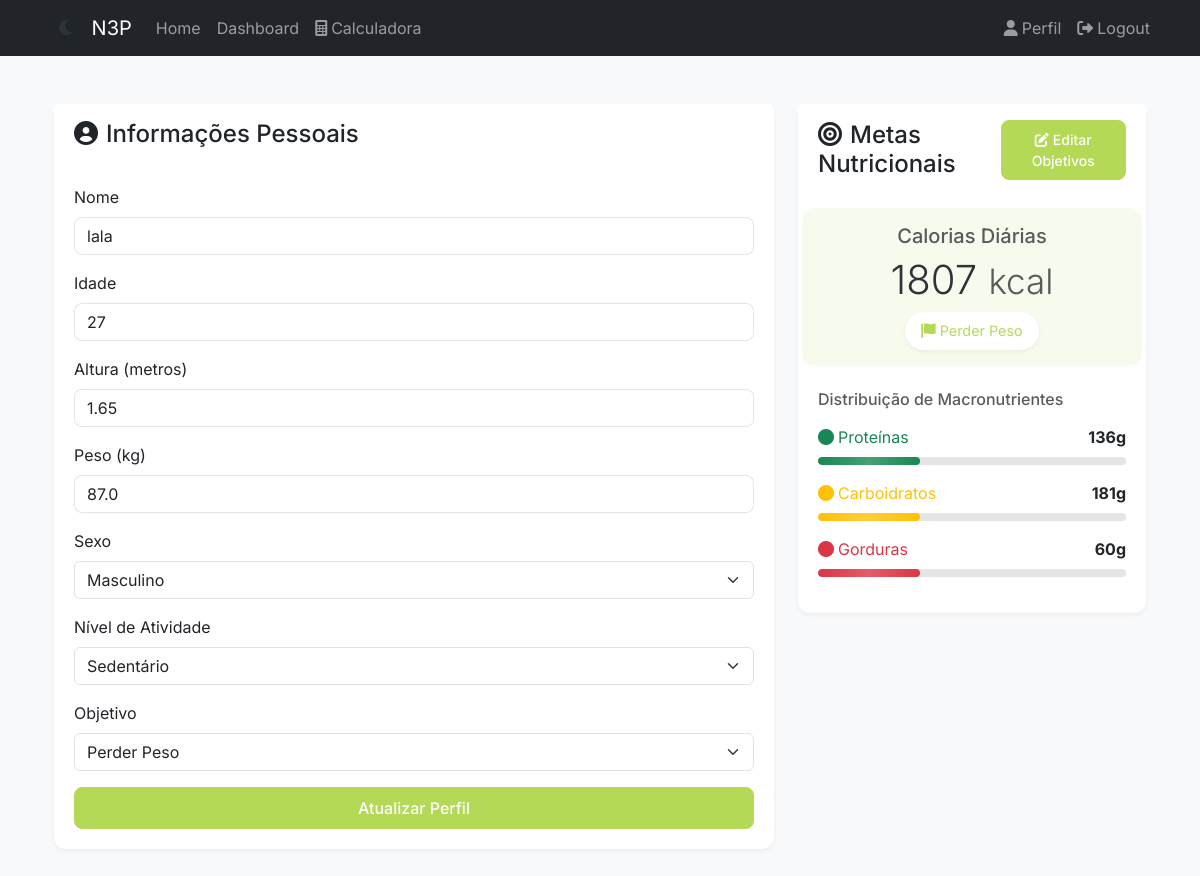
Page /auth/profile (signed in) on the committed database.
### app/models/user.py (models this page shows, shortened)
class User(UserMixin, db.Model):
    __tablename__ = "users"
    id = db.Column(db.Integer, primary_key=True)
    username = db.Column(db.String(80), unique=True, nullable=False)
    email = db.Column(db.String(120), unique=True, nullable=False)
    password_hash = db.Column(db.String(128))
    created_at = db.Column(db.DateTime, default=datetime.utcnow)
    updated_at = db.Column(db.DateTime, default=datetime.utcnow, onupdate=datetime.utcnow)
    nome = db.Column(db.String(100), nullable=False)
    idade = db.Column(db.Integer, nullable=False)
    altura = db.Column(db.Float, nullable=False)  # altura em metros
    peso = db.Column(db.Float, nullable=False)  # peso em kg
    sexo = db.Column(
        db.String(1), nullable=False
    )  # 'M' para masculino, 'F' para feminino
    fator_atividade = db.Column(db.String(20), nullable=False)
    objetivo = db.Column(db.String(50), nullable=False)
    admin = db.Column(db.Boolean, nullable=False, default=False)
    calories_goal = db.Column(db.Float, nullable=True)
    proteins_goal = db.Column(db.Float, nullable=True)
    carbs_goal = db.Column(db.Float, nullable=True)
    fats_goal = db.Column(db.Float, nullable=True)
    diets = db.relationship("Diet", lazy=True)
    def get_objetivo_display(self):
        objetivo_names = {
            "perder_peso": "Perder Peso",
            "manter_peso": "Manter Peso",
            "ganhar_peso": "Ganhar Peso",
            "ganhar_massa": "Ganhar Massa",
        }
        return objetivo_names.get(self.objetivo, self.objetivo)

### app/blueprints/auth/routes.py (the view, shortened to what this page needs)
@bp.route("/profile", methods=["GET", "POST"])
@login_required
def profile():
    form = EditProfileForm(obj=current_user)
    user_goals = type(
        "UserGoals",
        (),
        {
            "calories": current_user.calories_goal or 0,
            "proteins": current_user.proteins_goal or 0,
            "carbs": current_user.carbs_goal or 0,
            "fats": current_user.fats_goal or 0,
        },
    )
    return render_template(
        "auth/profile.html",
        title="Editar Perfil",
        form=form,
        user_goals=user_goals,
        user=current_user,
    )

### app/forms/auth.py
class EditProfileForm(FlaskForm):
    nome = StringField("Nome", validators=[DataRequired(), Length(max=100)])
    idade = IntegerField(
        "Idade", validators=[DataRequired(), NumberRange(min=15, max=100)]
    )
    altura = FloatField(
        "Altura (metros)", validators=[DataRequired(), NumberRange(min=1.0, max=2.5)]
    )
    peso = FloatField(
        "Peso (kg)", validators=[DataRequired(), NumberRange(min=30, max=300)]
    )
    sexo = SelectField(
        "Sexo", choices=list(GENDER_CHOICES.items()), validators=[DataRequired()]
    )
    fator_atividade = SelectField(
        "Nível de Atividade",
        choices=list(ACTIVITY_DISPLAY.items()),
        validators=[DataRequired()],
    )
    objetivo = SelectField(
        "Objetivo", choices=list(OBJECTIVE_DISPLAY.items()), validators=[DataRequired()]
    )
    submit = SubmitField("Atualizar Perfil")

### app/__init__.py (called while the page is built)
def create_app(config_class=Config):
    app = Flask(__name__)
    app.config.from_object(config_class)
    db.init_app(app)
    migrate.init_app(app, db)
    login.init_app(app)
    register_blueprints(app)
    from app.models import User
    @login.user_loader
    def load_user(id):
        return User.query.get(int(id))
    return app

### app/templates/auth/profile.html (shortened to what this page needs)
{% extends "base.html" %} {% from "macros/forms.html" import render_form %}  {% block content %}
<div class="container py-4">
  <div class="row justify-content-center">
    <div class="col-md-8">
      <div class="card profile-card mb-4">
        <div class="card-header bg-white border-bottom-0 py-3">
          <h4 class="mb-0">
            <i class="fas fa-user-circle me-2"></i>Informações Pessoais
          </h4>
        </div>
        <div class="card-body">
          <form method="POST" action="{{ url_for('auth.profile') }}" id="profileForm">
            <div class="mb-3">
              {{ form.nome.label(class="form-label") }}
              {{ form.nome(class="form-control") }}
            </div>
            <div class="mb-3">
              {{ form.idade.label(class="form-label") }}
              {{ form.idade(class="form-control") }}
            </div>
            <div class="mb-3">
              {{ form.altura.label(class="form-label") }}
              {{ form.altura(class="form-control", step="0.01", id="altura", pattern="[0-9]*[.,]?[0-9]*", inputmode="decimal") }}
            </div>
            <div class="mb-3">
              {{ form.peso.label(class="form-label") }}
              {{ form.peso(class="form-control", step="0.1", id="peso", pattern="[0-9]*[.,]?[0-9]*", inputmode="decimal") }}
            </div>
            <div class="mb-3">
              {{ form.sexo.label(class="form-label") }}
              {{ form.sexo(class="form-select") }}
            </div>
            <div class="mb-3">
              {{ form.fator_atividade.label(class="form-label") }}
              {{ form.fator_atividade(class="form-select") }}
            </div>
            <div class="mb-3">
              {{ form.objetivo.label(class="form-label") }}
              {{ form.objetivo(class="form-select") }}
            </div>
            <div class="d-grid">
              {{ form.submit(class="btn btn-primary") }}
            </div>
          </form>
        </div>
      </div>
    </div>
    <div class="col-md-4">
      <div class="card goals-card">
        <div
          class="card-header bg-white border-bottom-0 py-3 d-flex justify-content-between align-items-center"
        >
          <h4 class="mb-0">
            <i class="fas fa-bullseye me-2"></i>Metas Nutricionais
          </h4>
          <button
            type="button"
            class="btn btn-primary btn-sm"
            data-bs-toggle="modal"
            data-bs-target="#editGoalsModal"
          >
            <i class="fas fa-edit me-1"></i>Editar Objetivos
          </button>
        </div>
        <div class="card-body">
          <div class="calories-goal mb-4">
            <h5 class="text-muted mb-2">Calorias Diárias</h5>
            <h2 class="display-6 mb-2">
              <span>{{ user_goals.calories|int }}</span>
              <small class="text-muted">kcal</small>
            </h2>
            <div class="goal-badge">
              <i class="fas fa-flag me-1"></i>{{ user.get_objetivo_display() }}
            </div>
          </div>
          <div class="macros-distribution">
            <h6 class="text-muted mb-3">Distribuição de Macronutrientes</h6>
            {% for macro, label, value, color in [ ('proteins', 'Proteínas',
            user_goals.proteins, 'success'), ('carbs', 'Carboidratos',
            user_goals.carbs, 'warning'), ('fats', 'Gorduras', user_goals.fats,
            'danger') ] %}
            <div class="macro-bar mb-3">
              <div
                class="d-flex justify-content-between align-items-center mb-1"
              >
                <span class="text-{{ color }}"
                  ><i class="fas fa-circle me-1"></i>{{ label }}</span
                >
                <span class="fw-bold">{{ value|int }}g</span>
              </div>
              <div class="progress">
                <div
                  class="progress-bar bg-{{ color }}"
                  style="width: 33%"
                ></div>
              </div>
            </div>
            {% endfor %}
          </div>
        </div>
      </div>
    </div>
  </div>
</div>
{% endblock %} {% block extra_css %}
<link
  rel="stylesheet"
  href="{{ url_for('static', filename='css/auth.css') }}"
/>
{% endblock %}

### app/templates/base.html (shortened to what this page needs)
<!DOCTYPE html>
<html lang="pt-BR" data-theme="light">
  <head>
    <link
      href="https://cdn.jsdelivr.net/npm/bootstrap@5.3.0/dist/css/bootstrap.min.css"
      rel="stylesheet"
    />
    <link
      rel="stylesheet"
      href="https://cdnjs.cloudflare.com/ajax/libs/font-awesome/6.0.0/css/all.min.css"
    />
    <link
      rel="stylesheet"
      href="{{ url_for('static', filename='css/theme.css') }}"
    />
    <link
      rel="stylesheet"
      href="{{ url_for('static', filename='css/dashboard.css') }}"
    />
    <link
      rel="stylesheet"
      href="{{ url_for('static', filename='css/auth.css') }}"
    />
    {% block extra_css %}{% endblock %}
  </head>
  <body>
    <nav class="navbar navbar-expand-lg navbar-dark bg-dark">
      <div class="container">
        <button
          class="nav-link theme-toggle"
          onclick="toggleTheme()"
          title="Alternar tema"
        >
          <i class="fas fa-moon"></i>
        </button>
        <a class="navbar-brand" href="{{ url_for('main.index') }}">N3P</a>
        <div class="collapse navbar-collapse" id="navbarNav">
          <ul class="navbar-nav me-auto">
            <li class="nav-item">
              <a class="nav-link" href="{{ url_for('main.index') }}">Home</a>
            </li>
            {% if current_user.is_authenticated %}
            <li class="nav-item">
              <a class="nav-link" href="{{ url_for('main.dashboard') }}"
                >Dashboard</a
              >
            </li>
            <li class="nav-item">
              <a class="nav-link" href="{{ url_for('main.calculator') }}"
                ><i class="fas fa-calculator me-1"></i>Calculadora</a
              >
            </li>
            {% endif %}
          </ul>
          <ul class="navbar-nav">
            {% if current_user.is_authenticated %}
            <li class="nav-item">
              <a class="nav-link" href="{{ url_for('auth.profile') }}">
                <i class="fas fa-user me-1"></i>Perfil
              </a>
            </li>
            <li class="nav-item">
              <a class="nav-link" href="{{ url_for('auth.logout') }}">
                <i class="fas fa-sign-out-alt me-1"></i>Logout
              </a>
            </li>
            {% else %}
            <li class="nav-item">
              <a class="nav-link" href="{{ url_for('auth.login') }}">
                <i class="fas fa-sign-in-alt me-1"></i>Login
              </a>
            </li>
            {% endif %}
          </ul>
        </div>
      </div>
    </nav>
    <div class="container mt-4">{% block content %}{% endblock %}</div>
  </body>
</html>

### app/static/css/theme.css (style rules this page uses)
:root { --primary-color: #b4d957; --primary-light: #d4e9a5; --primary-dark: #9fc748; --secondary-color: #ff7f6b; --secondary-dark: #ff6b54; --bg-color: #ffffff; --bg-secondary: #f8f9fa; --text-color: #212529; --text-muted: #6c757d; --border-color: #dee2e6; --shadow-sm: 0 2px 4px rgba(0, 0, 0, 0.05); --shadow-md: 0 4px 6px rgba(0, 0, 0, 0.1); --shadow-lg: 0 6px 20px rgba(0, 0, 0, 0.1); --card-bg: #ffffff; --input-bg: #ffffff; --border-radius: 0.5rem; --transition: all 0.3s ease; --scale: scale(1.02); --scale-btn: scale(1.05); }
body { background-color: var(--bg-color); color: var(--text-color); font-family: "Inter", -apple-system, BlinkMacSystemFont, sans-serif; line-height: 1.5; margin: 0; padding: 0; transition: background-color 0.3s ease, color 0.3s ease; }
.card { background: var(--card-bg); border-radius: var(--border-radius); border: none; box-shadow: var(--shadow-sm); transition: var(--transition); margin-bottom: 1.5rem; }
.card-header { background: transparent; border-bottom: 1px solid var(--border-color); padding: 1.25rem; }
.card-body { padding: 1.25rem; }
.btn { border-radius: var(--border-radius); font-weight: 500; padding: 0.5rem 1rem; transition: var(--transition); position: relative; overflow: hidden; }
.btn-primary { background-color: var(--primary-color); border-color: var(--primary-color); }
.form-control { border-radius: var(--border-radius); border: 1px solid var(--border-color); padding: 0.375rem 0.75rem; height: auto; transition: var(--transition); background-color: var(--input-bg); }
.progress { background-color: rgba(180, 217, 87, 0.1); border-radius: 100px; height: 0.5rem; margin: 0.5rem 0; overflow: hidden; }
.progress-bar { background-color: var(--primary-color); border-radius: 100px; transition: width 1s ease; }
.theme-toggle { background: none; border: none; color: var(--text-color); padding: 0.5rem 0; margin: 0 1rem; cursor: pointer; transition: var(--transition); display: flex; align-items: center; justify-content: center; line-height: 1.5; }
.theme-toggle i { font-size: 1.1rem; vertical-align: middle; }

### app/static/css/dashboard.css (style rules this page uses)
:root { --primary-color: #b4d957; --primary-light: #d4e9a5; --secondary-color: #ff7a5c; --text-color: #2d3436; --text-muted: #636e72; --background-color: #f8f9fa; --card-background: #ffffff; --border-radius: 12px; --shadow: 0 2px 12px rgba(0, 0, 0, 0.08); --transition: all 0.3s ease; --scale: scale(1.02); --scale-btn: scale(1.05); }
body { background-color: var(--background-color); color: var(--text-color); font-family: "Inter", -apple-system, BlinkMacSystemFont, sans-serif; line-height: 1.5; margin: 0; padding: 0; }
.card { background: var(--card-background); border-radius: var(--border-radius); border: none; box-shadow: var(--shadow); transition: var(--transition); margin-bottom: 1.5rem; animation: slideIn 0.5s ease-out; }
.card-header { background: transparent; border-bottom: 1px solid rgba(0, 0, 0, 0.05); padding: 1.25rem; }
.card-body { padding: 1.25rem; }
.btn { border-radius: 8px; font-weight: 500; padding: 0.5rem 1rem; transition: var(--transition); position: relative; overflow: hidden; }
.btn::after { content: ""; position: absolute; top: 50%; left: 50%; width: 5px; height: 5px; background: rgba(255, 255, 255, 0.5); opacity: 0; border-radius: 100%; transform: scale(1, 1) translate(-50%); transform-origin: 50% 50%; }
.btn-primary { background-color: var(--primary-color); border-color: var(--primary-color); }
.form-control { border-radius: 8px; border: 1px solid rgba(0, 0, 0, 0.1); padding: 0.375rem 0.75rem; height: auto; transition: var(--transition); }
.progress { background-color: rgba(180, 217, 87, 0.1); border-radius: 100px; height: 0.5rem; margin: 0.5rem 0; overflow: hidden; position: relative; }
.progress-bar { background-color: var(--primary-color); border-radius: 100px; transition: width 1s ease; position: relative; }
.progress-bar::after { content: ""; position: absolute; top: 0; left: 0; width: 100%; height: 100%; background: linear-gradient( 90deg, rgba(255, 255, 255, 0) 0%, rgba(255, 255, 255, 0.2) 50%, rgba(255, 255, 255, 0) 100% ); animation: shine 2s infinite; }

### rows in the picture
User: nome "lala", idade "27", altura "1.65", peso "87.0", sexo "Masculino", fator_atividade "Sedentário", objetivo "Perder Peso", calories "1807", label "Proteínas", proteins_goal "136", label "Carboidratos", carbs_goal "181", label "Gorduras", fats_goal "60"
